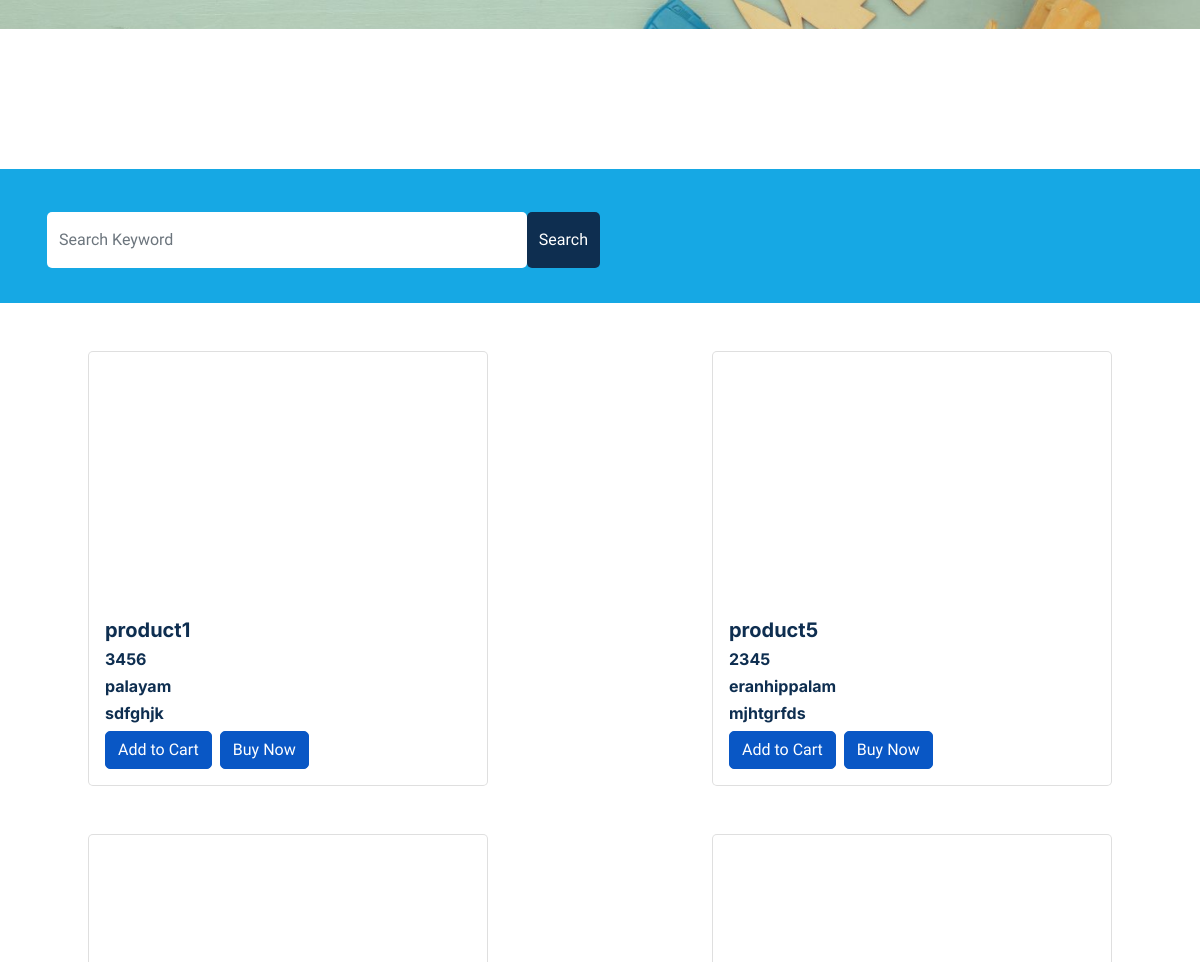
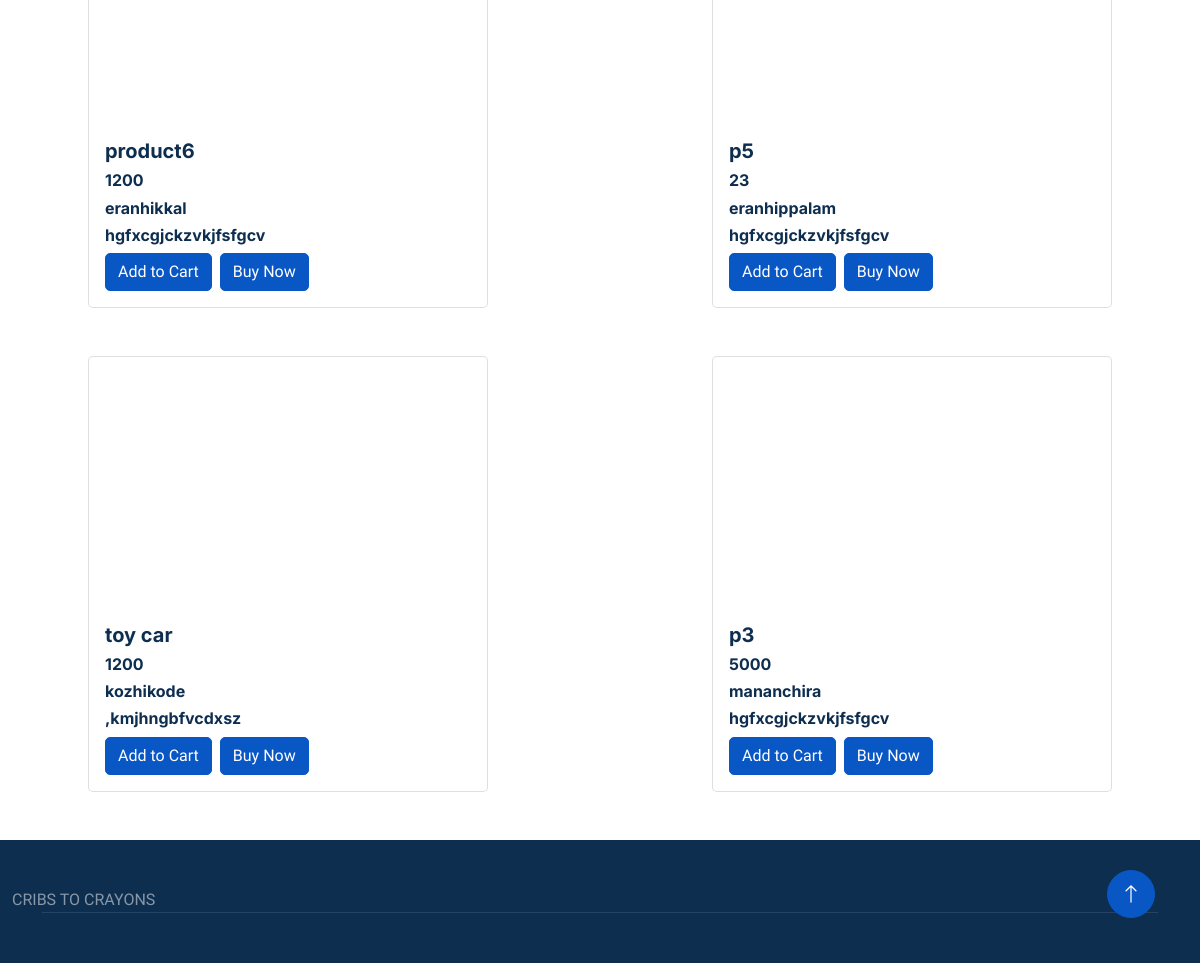
Before: /purchase (lower part) with the older database file (2 pictures, top to bottom).
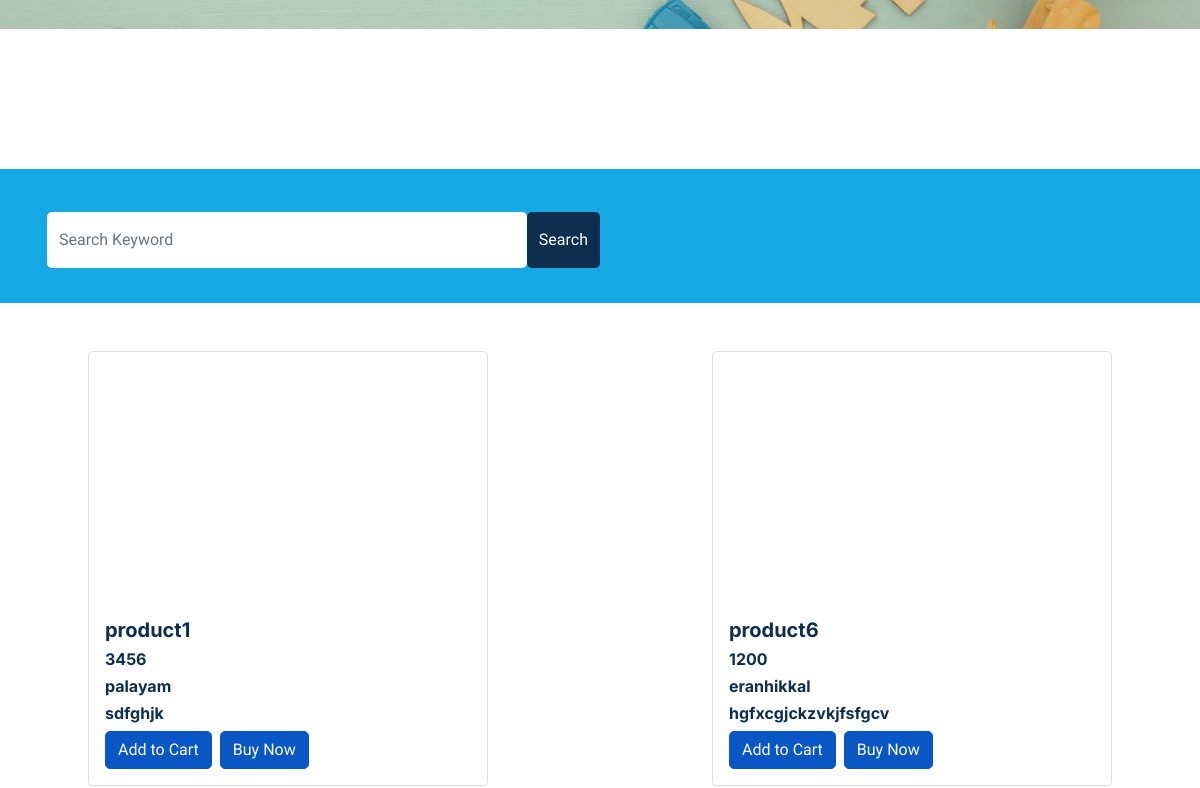
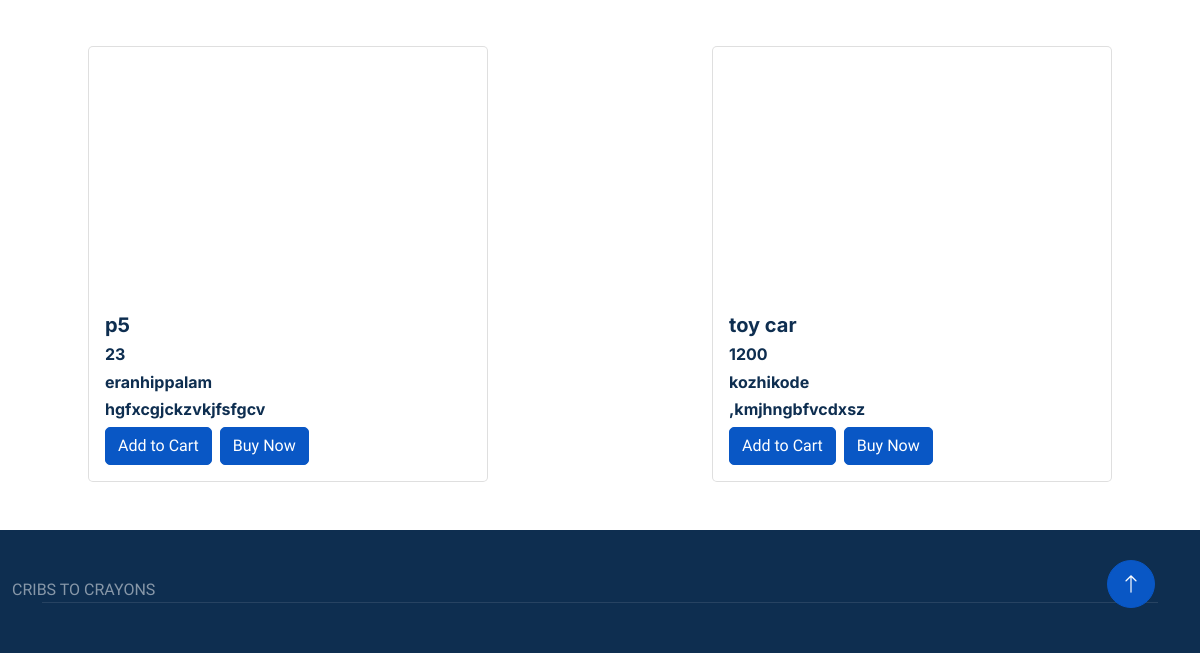
After: the same page with the newer database file (2 pictures, top to bottom).
### app1/models.py (models this page shows)
class Product(models.Model):
    seller_id=models.ForeignKey(Seller,on_delete=models.CASCADE)
    product_name=models.CharField(max_length=30)
    price=models.IntegerField()
    product_details=models.CharField(max_length=100)
    location=models.CharField(max_length=30)
    image1=models.FileField(upload_to='product')
    image2=models.FileField(upload_to='product')
    image3=models.FileField(upload_to='product')

### app1/views.py (the view)
# urls.py: path('purchase',views.purchase,name="purchase"),
def purchase(request):
    product=Product.objects.all()
    context={
        'product':product
    }
    return render(request,'Customer/purchase.html',context)

### template/Customer/purchase.html (shortened to what this page needs)
<!DOCTYPE html>
<html lang="en">
{% load static %}
<head>
    <link href="https://cdnjs.cloudflare.com/ajax/libs/font-awesome/5.10.0/css/all.min.css" rel="stylesheet">
    <link href="https://cdn.jsdelivr.net/npm/bootstrap-icons@1.4.1/font/bootstrap-icons.css" rel="stylesheet">
    <link href="{% static 'js/animate.min.css' %}" rel="stylesheet">
    <link href="{% static 'js/owl.carousel.min.css' %}" rel="stylesheet">
    <link href="{% static 'css/bootstrap.min.css' %}" rel="stylesheet">
    <link href="{% static 'css/style.css' %}" rel="stylesheet">
</head>
<body>
    <div class="container-xxl bg-white p-0">
<div class="bb">
<br>
<br>
<br>
<br>
<br>
<br>
<br>
<br>
<br>
<div class="container-fluid">
<h3>
    "From Cribs to Toys, <br>
Everything Your Little One Needs, Resold with Love!"<br>
<br>
<br>
<br>
<br>
<br>
<br>
<br>
<br>
<br>
<br>
<br>
<br>
<br>
</h3>
</div>
</div>
<div class="container-fluid bg-primary mb-5 wow fadeIn" data-wow-delay="0.1s" style="padding: 35px;">
    <div class="container">
        <div class="row g-2">
            <form method="get" action="{% url 'productsearch'%}">
            <div class=" col-md-6 d-flex ">
                <input type="text" class="form-control border-0 py-3" placeholder="Search Keyword" name="search">
                <div>
                <button class="btn btn-dark border-0 w-100 py-3">Search</button>
            </div>
        </div>
        </form>
    </div>
    </div>
</div>
                        <div class="d-flex justify-content-around w-100 gap-5 flex-wrap">
                            {% for i in product %}
                        <div class="card" style="width: 25rem;">
                            <div class="owl-carousel header-carousel" >
                                <div class="owl-carousel-item">
                                    <img class="" src="{{ i.image1.url }}"   alt="" height="250px">
                                </div>
                            </div>
                            <div class="card-body">
                              <h5 class="card-title">{{ i.product_name }}</h5>
                              <h6 class="card-title">{{ i.price }}</h6>
                              <h6 class="card-title">{{ i.location }}</h6>
                              <h6 class="card-title">{{ i.product_details }}</h6>
                              <div class="d-flex gap-2">
                                  <a href="{% url 'addtocart' id=i.id %}" class="btn btn-primary">Add to Cart</a>
                                  <a href="{% url 'productbooking' id=i.id %}" class="btn btn-primary">Buy Now</a>
                                </div>
                            </div>
                        </div>
                          {% endfor %}
                    </div>
        <div class="container-fluid bg-dark text-white-50 footer pt-5 mt-5 wow fadeIn" data-wow-delay="0.1s">
            CRIBS TO CRAYONS
            <div class="container">
                <div class="copyright">
                </div>
            </div>
        </div>
        <a href="#" class="btn btn-lg btn-primary btn-lg-square back-to-top"><i class="bi bi-arrow-up"></i></a>
    </div>
</body>
</html>

### static/css/style.css (style rules this page uses)
:root { --primary: #0957c5; --secondary: #2264ff; --light: #EFFDF5; --dark: #2551d3; }
.back-to-top { position: fixed; display: none; right: 45px; bottom: 45px; z-index: 99; }
.btn { transition: .5s; }
.btn.btn-primary, .btn.btn-secondary { color: #FFFFFF; }
.btn-lg-square { width: 48px; height: 48px; }
.btn-square, .btn-sm-square, .btn-lg-square { padding: 0; display: flex; align-items: center; justify-content: center; font-weight: normal; border-radius: 50px; }
.footer .copyright { padding: 25px 0; font-size: 15px; border-top: 1px solid rgba(256, 256, 256, .1); }

Changed rows visible on the page:
removed Product: image1 (picture), product_name "product5", price "2345", location "eranhippalam", product_details "mjhtgrfds"
removed Product: image1 (picture), product_name "p3", price "5000", location "mananchira", product_details "hgfxcgjckzvkjfsfgcv"
changed Product "toy car": image1: a different picture
